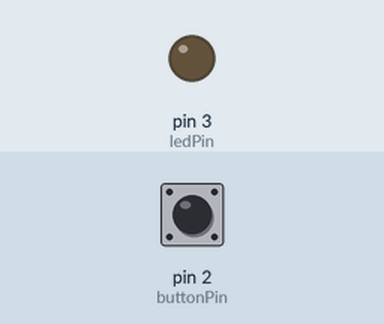
This sketch was run on a simulated Arduino Uno, built with avr-gcc and run on an emulated ATmega328P. Parts: output pins drawn as LEDs (lit = HIGH). The test bench sets the inputs (shaded band); at power-on: pin 2 (buttonPin) LOW.

Above: at 1.2 s.
1.3 s: pin 2 (buttonPin) pulled HIGH for 0.15 s
At 2.06 s:
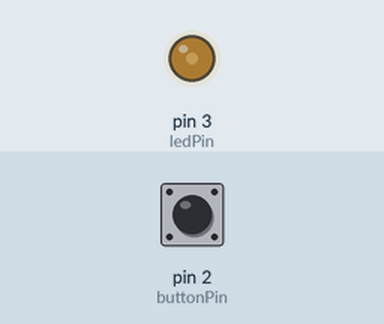
At 2.66 s:
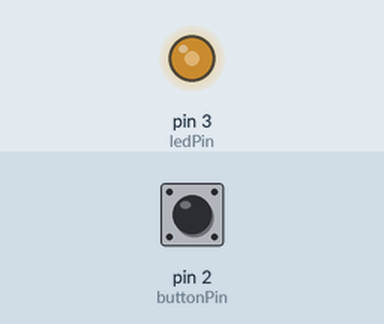
Timing chart, 0 to 7.9 s (numbered marks = the images above; inputs shaded):
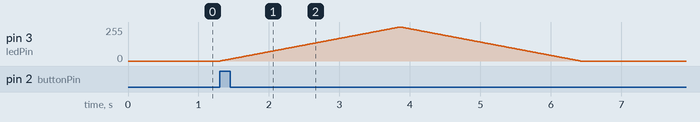

The sketch:

fade_in_fade_out_with_button1.ino
```cpp
// Timea Bezdan
int buttonState = 0;
int ledPin = 3;
int buttonPin = 2;
int fade = 0;
void setup()
{
  pinMode(ledPin, OUTPUT);
  pinMode(buttonState, INPUT);
}

void loop()
{
  buttonState = digitalRead(buttonPin);
  if (buttonState == HIGH){
    for(int fade=0; fade<=255; fade++){
    	analogWrite(ledPin, fade);
        delay(10);
    }

    for (int fade=255; fade>=0; fade--){
    	analogWrite(ledPin, fade);
      	delay(10);
    }
  }
}
```

Measured:
- after the input at 1.3 s, pin 3 (ledPin): rises from 0/255 to 255/255 in 2.5 s, then falls to 0/255 in 2.6 s
